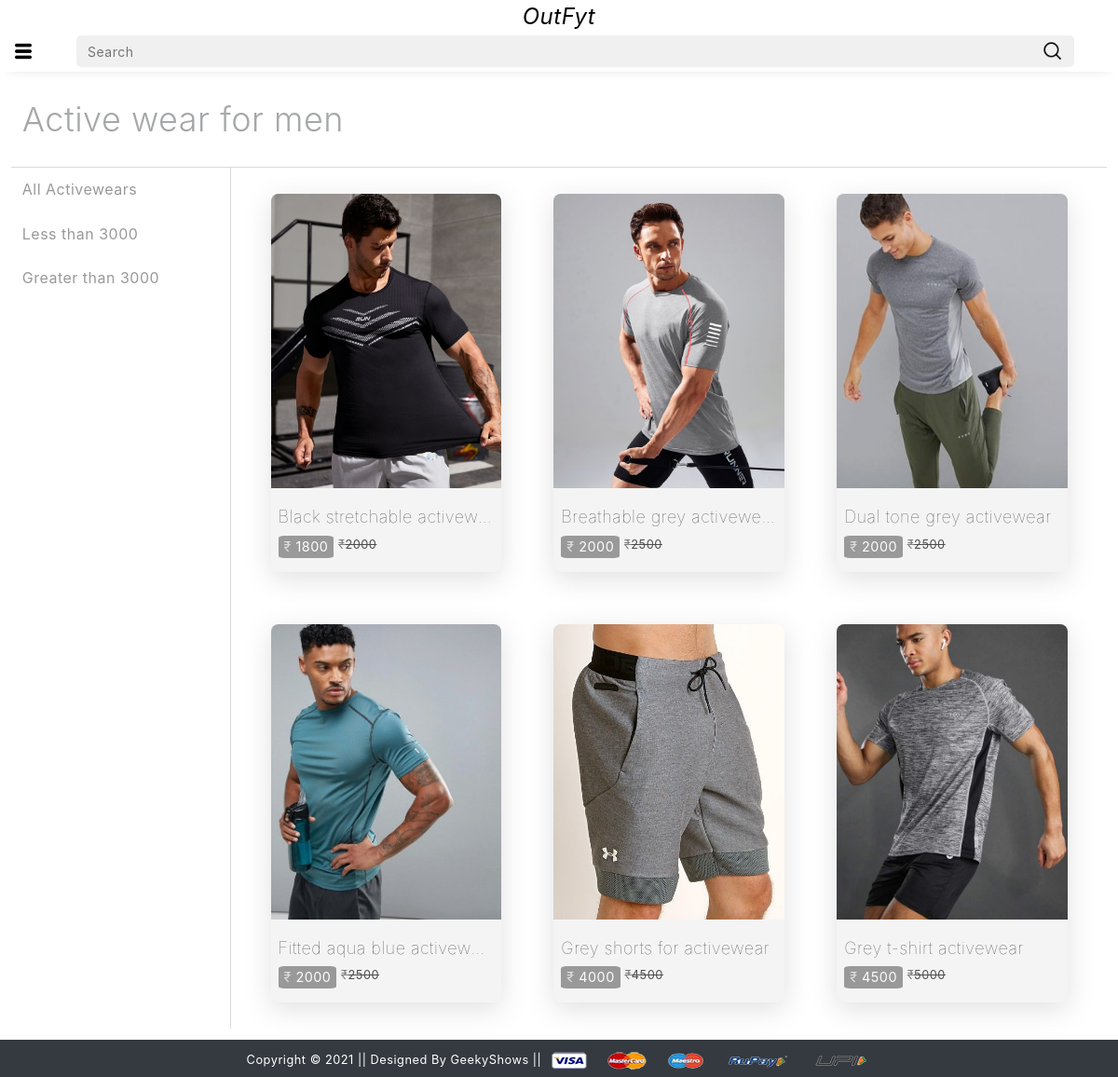
Page /mactivewear/ on the committed database.
### app/models.py (models this page shows)
class Product(models.Model):
    title=models.CharField(max_length=100)
    selling_price=models.IntegerField()
    discounted_price=models.IntegerField()
    description=models.TextField()
    brand=models.CharField(max_length=100)
    category=models.CharField(choices=CATEGORY_CHOICES,max_length=3)
    product_image=models.ImageField(upload_to='productimg')

### app/views.py (the view)
# urls.py: path('mactivewear/', views.mactivewear, name='mactivewear'),
def mactivewear(request,data=None):
    totalitem = 0
    if request.user.is_authenticated:
        totalitem = len(Cart.objects.filter(user=request.user))
    if data == None:
        mactivewear = Product.objects.filter(category='MA')
    elif data == 'below':
        mactivewear = Product.objects.filter(category='MA').filter(discounted_price__lt=3000)
    elif data == 'above':
        mactivewear = Product.objects.filter(category='MA').filter(discounted_price__gt=3000)
    return render(request, 'app/mactivewear.html',{'mactivewear':mactivewear, 'totalitem':totalitem})

### app/templates/app/mactivewear.html (shortened to what this page needs)
{% extends 'app/base.html' %}
{% load static %}
{% block main-content %}
<div class="all-products-main">
    <div class="all-products-header">Active wear for men</div>
    <div class="all-products-body">
      <div class="all-filters">
        <a
          href="{% url 'mactivewear'%}"
          class=""
          >All Activewears</a
        >
        <a
          href="{% url 'mactiveweardata' 'below' %}"
          class=""
          >Less than 3000</a
        >
        <a
          href="{% url 'mactiveweardata' 'above' %}"
          class=""
          >Greater than 3000</a
        >
      </div>
      <div class="all-items">
        {% for product in mactivewear %}
        <a class="each-slide-item" href="{% url 'product-detail' product.id %}">
          <div class="slide-item-img">
            <img src="{{product.product_image.url}}" alt="not found" />
          </div>
          <div class="slide-item-details">
            <div class="slide-item-title light w-100">
              {{product.title}}
            </div>
            <div class="slide-item-price-outer">
              <div class="slide-item-price light">
                <span class="light">&#8377;</span> {{product.discounted_price}}
              </div>
              <small class="light">
                <span class="light">&#8377;</span>{{product.selling_price}}
              </small>
            </div>
          </div>
        </a>
        {% endfor %}
      </div>
    </div>
  </div>
{% endblock main-content %}

### app/static/app/css/style.css (style rules this page uses)
* { user-select: none; letter-spacing: 0.5px; font-weight: 400; }
.w-100 { font-weight: 100; }
div > a { text-decoration: none; color: black; }
.each-slide-item { display: flex; flex-direction: column; background-color: rgba(128, 128, 128, 0.091); aspect-ratio: 1/1.6; border-radius: 8px; justify-content: space-between; gap: 10px; }
.slide-item-img { border-top-left-radius: 8px; border-top-right-radius: 8px; height: 80%; }
.slide-item-img > img { border-top-left-radius: 8px; border-top-right-radius: 8px; object-fit: cover; height: 100%; width: 100%; }
.slide-item-details { height: 20%; display: flex; flex-direction: column; justify-content: space-evenly; padding: 0px 8px 8px 8px; }
.slide-item-price { font-size: 4vw; background-color: rgba(0, 0, 0, 0.548); width: max-content; color: white; padding: 0.05vw 1.3vw 0.1vw 1.3vw; border-radius: 10%; }
.slide-item-title { font-size: 5vw; color: black; width: 100%; overflow: hidden; white-space: nowrap; text-overflow: ellipsis; }
.all-products-main { display: flex; flex-direction: column; gap: 1vw; padding: 1%; }
.all-products-header { font-weight: 300; font-size: 6vw; display: flex; align-items: center; height: 100%; padding: 1%; opacity: 0.4; }
.all-products-body { display: flex; flex-direction: column; height: 100%; width: 100%; align-items: center; }
.all-filters { display: flex; flex-direction: column; width: 100%; height: 100%; border-top: 0.5px solid rgba(0, 0, 0, 0.144); border-bottom: 0.5px solid rgba(0, 0, 0, 0.144); }
.all-filters > a { padding: 3%; transition: 0.2s ease-in-out; opacity: 0.4; }
.all-items { width: 80%; height: 100%; display: flex; flex-wrap: wrap; align-items: center; justify-content: center; }
.all-items > .each-slide-item { margin: 10% auto; transition: 0.3s ease-in-out; box-shadow: rgba(100, 100, 111, 0.2) 0px 7px 29px 0px; }
.slide-item-price-outer { width: 100%; display: flex; flex-direction: row; gap: 2%; }
.slide-item-price-outer > small { text-decoration: line-through; }
.mrp, .light { opacity: 0.68; }
@media (min-width: 400px) { .slide-item-price { font-size: 2.2vw; padding: 0.05vw 1vw 0.1vw 1vw; } }
@media (min-width: 400px) { .slide-item-title { font-size: 2.5vw; } }
@media (min-width: 400px) { .all-products-header { font-size: 5vw; } }
@media (min-width: 400px) { .all-items > .each-slide-item > .slide-item-details > .slide-item-price-outer > .slide-item-price { font-size: 4vw; padding: 0.05vw 1.3vw 0.1vw 1.3vw; } }
@media (min-width: 400px) { .all-items > .each-slide-item > .slide-item-details > .slide-item-title { font-size: 5vw; } }
@media (min-width: 600px) { .all-items > .each-slide-item > .slide-item-details > .slide-item-price-outer > .slide-item-price, .slide-item-price { font-size: 1.6vw; padding: 0.05vw 0.8vw 0.1vw 0.8vw; } }
@media (min-width: 600px) { .all-items > .each-slide-item > .slide-item-details > .slide-item-title, .slide-item-title { font-size: 1.8vw; } }
@media (min-width: 600px) { .all-products-header { font-size: 4vw; } }
@media (min-width: 600px) { .all-products-body { flex-direction: row; align-items: flex-start; } }
@media (min-width: 600px) { .all-filters { width: 20%; border-bottom: 0px; } }
@media (min-width: 600px) { .all-filters > a { padding: 5%; } }
@media (min-width: 600px) { .all-items { border-top: 0.5px solid rgba(0, 0, 0, 0.144); border-left: 0.5px solid rgba(0, 0, 0, 0.144); } }
@media (min-width: 600px) { .all-items > .each-slide-item { width: 40%; margin: 5% 5%; } }
@media (min-width: 1000px) { .all-items > .each-slide-item > .slide-item-details > .slide-item-price-outer > .slide-item-price, .slide-item-price { font-size: 1.2vw; padding: 0.05vw 0.5vw 0.1vw 0.5vw; } }
@media (min-width: 1000px) { .all-items > .each-slide-item > .slide-item-details > .slide-item-title, .slide-item-title { font-size: 1.5vw; } }
@media (min-width: 1000px) { .all-products-header { font-size: 3vw; } }
@media (min-width: 1000px) { .all-items > .each-slide-item { width: 26.33%; margin: 3% 3%; } }

### rows in the picture
Product: product_image (picture), title "Black stretchable activew…", discounted_price "1800", selling_price "2000"
Product: product_image (picture), title "Breathable grey activewear", discounted_price "2000", selling_price "2500"
Product: product_image (picture), title "Dual tone grey activewear", discounted_price "2000", selling_price "2500"
Product: product_image (picture), title "Fitted aqua blue activew…", discounted_price "2000", selling_price "2500"
Product: product_image (picture), title "Grey shorts for activewear", discounted_price "4000", selling_price "4500"
Product: product_image (picture), title "Grey t-shirt activewear", discounted_price "4500", selling_price "5000"
